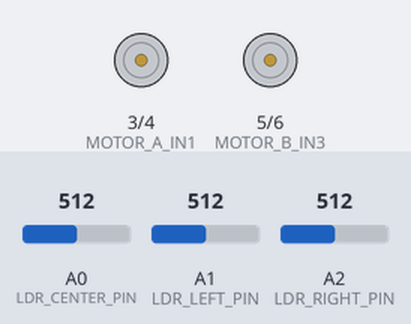
This sketch was run on a simulated Arduino Uno, built with avr-gcc and run on an emulated ATmega328P. On the bench: motor-driver pin pairs drawn as motors (green arrow = first pin HIGH = forward, orange = second pin HIGH = backward, longer = more drive, scaled by the enable pin). The test bench sets the inputs (shaded band); at power-on: A0 (LDR_CENTER_PIN) = 512, A1 (LDR_LEFT_PIN) = 512, A2 (LDR_RIGHT_PIN) = 512.

Above: at 1.2 s.
1.3 s: A0 (LDR_CENTER_PIN) set to 527
At 2.0 s:
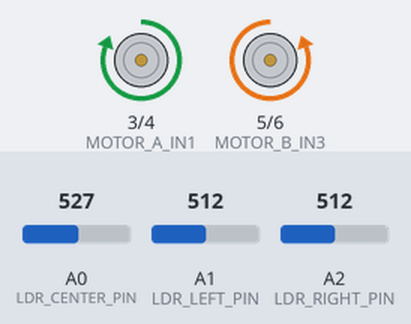
2.8 s: A1 (LDR_LEFT_PIN) set to 538
At 3.7 s:
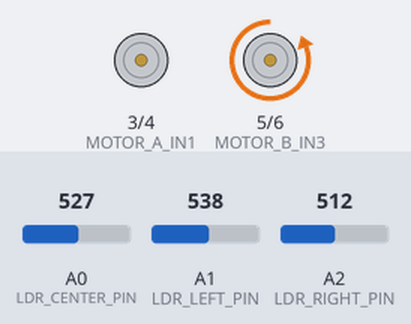
4.3 s: A2 (LDR_RIGHT_PIN) set to 716
At 5.3 s:
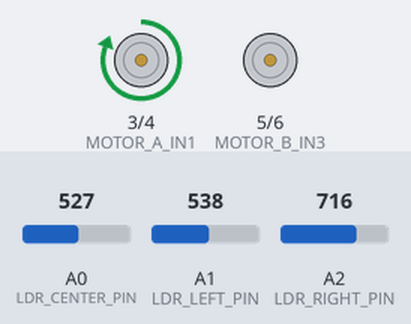
5.8 s: A2 (LDR_RIGHT_PIN) set to 511
At 6.3 s:
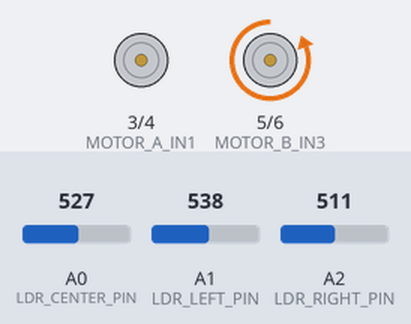
7.3 s: A0 (LDR_CENTER_PIN) set to 388
8.8 s: A0 (LDR_CENTER_PIN) set to 364
At 9.7 s:
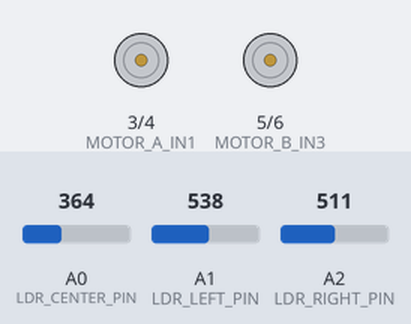
Timing chart, 0 to 11.3 s (numbered marks = the images above; inputs shaded):
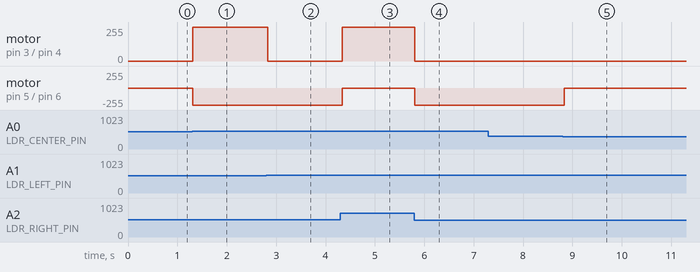

Measured:
- the behaviour switches between 512 and 513 on A0 (LDR_CENTER_PIN) (found by bisection; images 0 and 1)
- the behaviour switches between 527 and 528 on A1 (LDR_LEFT_PIN) (found by bisection; images 1 and 2)
- the behaviour switches between 373 and 372 on A0 (LDR_CENTER_PIN) (found by bisection; images 4 and 5)
- after the input at 1.3 s, motor on pin 3 (MOTOR_A_IN1) / pin 4 (MOTOR_A_IN2): stopped → forward 255/255 at once; motor on pin 5 (MOTOR_B_IN3) / pin 6 (MOTOR_B_IN4): stopped → backward 255/255 at once
- after the input at 2.8 s, motor on pin 3 (MOTOR_A_IN1) / pin 4 (MOTOR_A_IN2): forward 255/255 → stopped at once
- after the input at 4.3 s, motor on pin 3 (MOTOR_A_IN1) / pin 4 (MOTOR_A_IN2): stopped → forward 255/255 at once; motor on pin 5 (MOTOR_B_IN3) / pin 6 (MOTOR_B_IN4): backward 255/255 → stopped at once
- after the input at 5.8 s, motor on pin 3 (MOTOR_A_IN1) / pin 4 (MOTOR_A_IN2): forward 255/255 → stopped at once; motor on pin 5 (MOTOR_B_IN3) / pin 6 (MOTOR_B_IN4): stopped → backward 255/255 at once
- after the input at 8.8 s, motor on pin 5 (MOTOR_B_IN3) / pin 6 (MOTOR_B_IN4): backward 255/255 → stopped at once

The sketch:

ldrcontrolledv1.ino
```cpp
// Motor pins
const int MOTOR_A_ENA = 2;
const int MOTOR_A_IN1 = 3;
const int MOTOR_A_IN2 = 4;
const int MOTOR_B_ENB = 7;
const int MOTOR_B_IN3 = 5;
const int MOTOR_B_IN4 = 6;

// LDR pins
const int LDR_CENTER_PIN = A0;
const int LDR_LEFT_PIN = A1;
const int LDR_RIGHT_PIN = A2;

// PID constants
const double Kp = 1.0;
const double Ki = 0.0;
const double Kd = 0.0;

// PID variables
double last_error = 0.0;
double integral = 0.0;
double setpoint = 500.0;

void setup() {
  pinMode(MOTOR_A_ENA, OUTPUT);
  pinMode(MOTOR_A_IN1, OUTPUT);
  pinMode(MOTOR_A_IN2, OUTPUT);
  pinMode(MOTOR_B_ENB, OUTPUT);
  pinMode(MOTOR_B_IN3, OUTPUT);
  pinMode(MOTOR_B_IN4, OUTPUT);

  pinMode(LDR_CENTER_PIN, INPUT);
  pinMode(LDR_LEFT_PIN, INPUT);
  pinMode(LDR_RIGHT_PIN, INPUT);

  Serial.begin(9600);
}

void loop() {
  int center_val = analogRead(LDR_CENTER_PIN);
  int left_val = analogRead(LDR_LEFT_PIN);
  int right_val = analogRead(LDR_RIGHT_PIN);

  double error = setpoint - center_val;
  integral += error;
  double derivative = error - last_error;
  last_error = error;

  double correction = (Kp * error) + (Ki * integral) + (Kd * derivative);

  int left_speed = 255 - correction;
  int right_speed = 255 + correction;

  analogWrite(MOTOR_A_ENA, left_speed);
  analogWrite(MOTOR_B_ENB, right_speed);

if (center_val > left_val && center_val > right_val) {
  forward(left_speed);
} else if (left_val > center_val && left_val > right_val) {
  turn_left(left_speed);
} else if (right_val > center_val && right_val > left_val) {
  turn_right(right_speed);
}


  delay(50); // adjust delay as necessary
}
void forward(int speed) {
  analogWrite(MOTOR_A_ENA, speed);
  digitalWrite(MOTOR_A_IN1, HIGH);
  digitalWrite(MOTOR_A_IN2, LOW);
  analogWrite(MOTOR_B_ENB, speed);
  digitalWrite(MOTOR_B_IN3, LOW);
  digitalWrite(MOTOR_B_IN4, HIGH);
}

void turn_left(int speed) {
  analogWrite(MOTOR_A_ENA, 0);
  digitalWrite(MOTOR_A_IN1, HIGH);
  digitalWrite(MOTOR_A_IN2, LOW);
  analogWrite(MOTOR_B_ENB, speed);
  digitalWrite(MOTOR_B_IN3, LOW);
  digitalWrite(MOTOR_B_IN4, HIGH);
}

void turn_right(int speed) {
  analogWrite(MOTOR_A_ENA, speed);
  digitalWrite(MOTOR_A_IN1, HIGH);
  digitalWrite(MOTOR_A_IN2, LOW);
  analogWrite(MOTOR_B_ENB, 0);
  digitalWrite(MOTOR_B_IN3, LOW);
  digitalWrite(MOTOR_B_IN4, HIGH);
}
```
